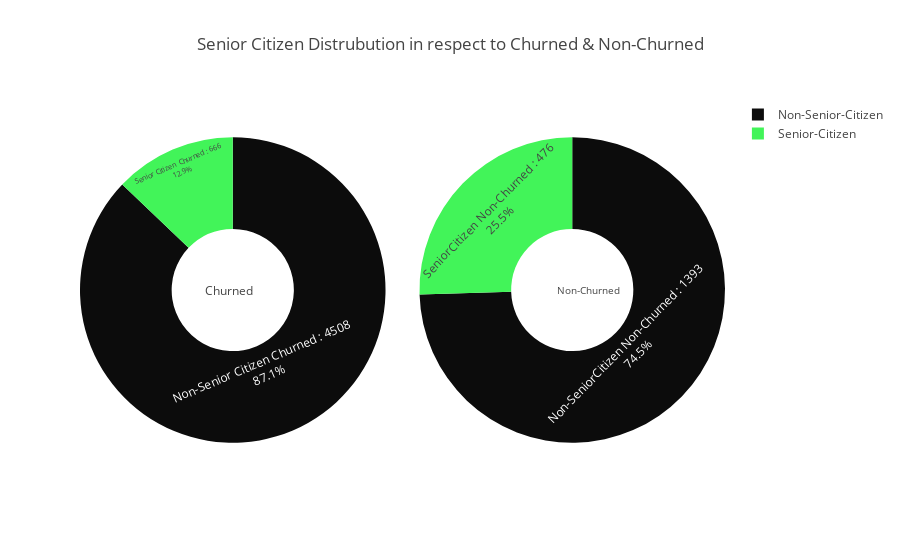

Source (notebook cell):
### Markdown cell above
## <a >Pie Plot of Senior Citizen Distrubution in respect to Churned & Non-Churned</a>

### Code cell
LQ = len(data[(data['SeniorCitizen'] == 1) &  (data['Churn'] == 0)])
MC = len(data[(data['SeniorCitizen'] == 0) &  (data['Churn'] == 0)])
MS = [LQ , MC ]

LI = len(data[(data['SeniorCitizen'] == 1) &  (data['Churn'] == 1)])
MG = len(data[(data['SeniorCitizen'] == 0) &  (data['Churn'] == 1)])
MA = [LI , MG ]


STa = f"Senior Citizen  Churned : {LQ} "
STe = f"Non-Senior Citizen Churned : {MC} "
STz = f"SeniorCitizen Non-Churned : {LI} "
STu = f"Non-SeniorCitizen Non-Churned : {MG} "

# 190, 36, 20
#12, 12, 12
fig = {
  "data": [
    {
      "values": [LQ, MC],
      "labels": [
      "Senior-Citizen" , "Non-Senior-Citizen"    ],
      "text":[STa , STe],
      "textposition":"inside",
      "domain": {"column": 0},
        'marker': {'colors': [ 'rgb(66, 244, 89)']},
      "name": "Churned",
      "hoverinfo":"label+percent+name",
      "hole": .4,
      "type": "pie"
    },
    {
      "values": [LI, MG ],
      "labels": [
        "Senior-Citizen" , "Non-Senior-Citizen"
      ],
      "text":[STz, STu],
      "textposition":"inside",
      "domain": {"column": 1},
      "name": "Non-Churned",
        'marker': {'colors': [ 'rgb(66, 244, 89)' ,'rgb(12, 12, 12)' ]},
      "hoverinfo":"label+percent+name",
      "hole": .4,
      "type": "pie"
    }],
  "layout": {
        "title":"Senior Citizen Distrubution in respect to Churned & Non-Churned",
        "grid": {"rows": 1, "columns": 2},
        "annotations": [
            {
                "font": {
                    "size": 12
                },
                "showarrow": False,
                "text": "Churned",
                "x": 0.19,
                "y": 0.5
            },
            {
                "font": {
                    "size": 10
                },
                "showarrow": False,
                "text": "Non-Churned",
                "x": 0.84,
                "y": 0.5
            }
        ]
    }
}
py.iplot(fig, filename='donut')

### Figure 1 — Plotly figure (JSON) as saved in the notebook; plotly's stock layout.template omitted (floating-point values rounded to 4 significant figures)
{"data": [{"domain": {"column": 0}, "hole": 0.4, "hoverinfo": "label+percent+name", "labels": ["Senior-Citizen", "Non-Senior-Citizen"], "marker": {"colors": ["rgb(66, 244, 89)"]}, "name": "Churned", "text": ["Senior Citizen  Churned : 666 ", "Non-Senior Citizen Churned : 4508 "], "textposition": "inside", "type": "pie", "uid": "a5d21922-08de-463e-8d17-ecf95bb8a5d2", "values": [666, 4508]}, {"domain": {"column": 1}, "hole": 0.4, "hoverinfo": "label+percent+name", "labels": ["Senior-Citizen", "Non-Senior-Citizen"], "marker": {"colors": ["rgb(66, 244, 89)", "rgb(12, 12, 12)"]}, "name": "Non-Churned", "text": ["SeniorCitizen Non-Churned : 476 ", "Non-SeniorCitizen Non-Churned : 1393 "], "textposition": "inside", "type": "pie", "uid": "955478a2-8b1b-4463-8678-7cbc18ef08e2", "values": [476, 1393]}], "layout": {"annotations": [{"font": {"size": 12}, "showarrow": false, "text": "Churned", "x": 0.19, "y": 0.5}, {"font": {"size": 10}, "showarrow": false, "text": "Non-Churned", "x": 0.84, "y": 0.5}], "grid": {"columns": 2, "rows": 1}, "title": {"text": "Senior Citizen Distrubution in respect to Churned & Non-Churned"}}}
